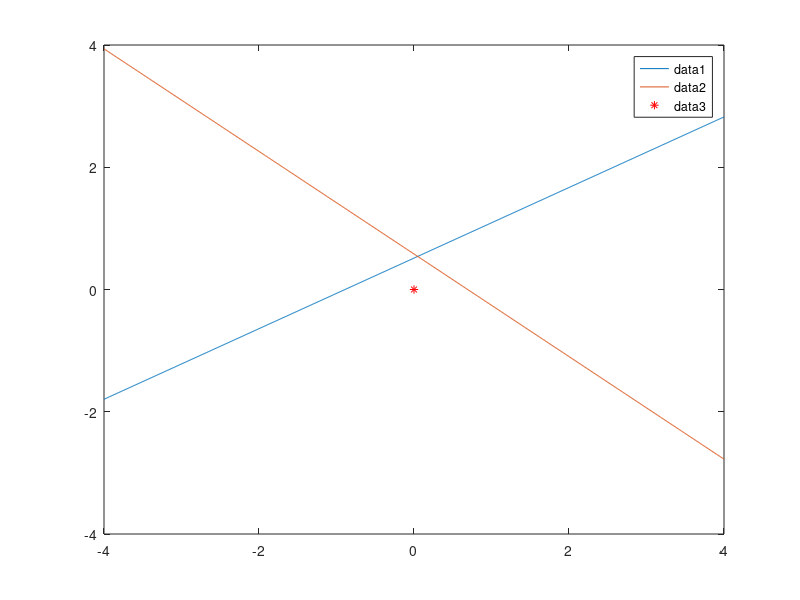

MATLAB code to generate this figure:
r = .445;
theta = -30;
x = r*sind(theta);
y = r*cosd(theta);
m = -x/y;
b = y-m*x;

x2 = linspace(-4,4,1000);
y2 = m*x2+b;



r = .445;
theta = -320;
x = r*sind(theta);
y = r*cosd(theta);
m = -x/y;
b = y-m*x;

x3 = linspace(-4,4,1000);
y3 = m*x2+b;

plot(x2,y2,x3,y3)
ylim([-4,4])
legend
hold on
plot(0,0,'r*')